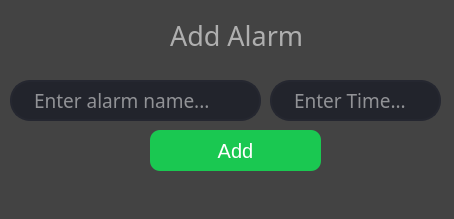
<?xml version="1.0" encoding="UTF-8"?>
<ui version="4.0">
 <class>OtherWindow</class>
 <widget class="QMainWindow" name="OtherWindow">
  <property name="geometry">
   <rect>
    <x>0</x>
    <y>0</y>
    <width>454</width>
    <height>219</height>
   </rect>
  </property>
  <property name="windowTitle">
   <string>MainWindow</string>
  </property>
  <property name="styleSheet">
   <string notr="true">background-color: rgb(67, 67, 67);</string>
  </property>
  <widget class="QWidget" name="centralwidget">
   <widget class="QPushButton" name="btn_add_alarm1">
    <property name="geometry">
     <rect>
      <x>150</x>
      <y>130</y>
      <width>171</width>
      <height>41</height>
     </rect>
    </property>
    <property name="font">
     <font>
      <pointsize>-1</pointsize>
      <bold>false</bold>
      <underline>false</underline>
      <strikeout>false</strikeout>
     </font>
    </property>
    <property name="styleSheet">
     <string notr="true">QPushButton {
 	background-color: rgb(26, 200, 81);
	border: none;
	color: white;
    padding: 10px 24px;
    text-align: center;
    text-decoration: none;
    display: inline-block;
    font-size: 20px;
    border-radius: 10px;
}
QPushButton:hover{
	background-color:#159f3e;
}
QPushButton:pressed{
	background-color: rgb(67, 133, 200);
}

</string>
    </property>
    <property name="text">
     <string>Add</string>
    </property>
   </widget>
   <widget class="QLineEdit" name="alarm_name">
    <property name="geometry">
     <rect>
      <x>10</x>
      <y>80</y>
      <width>251</width>
      <height>41</height>
     </rect>
    </property>
    <property name="font">
     <font>
      <family>Titillium</family>
      <pointsize>14</pointsize>
     </font>
    </property>
    <property name="styleSheet">
     <string notr="true">QLineEdit{
	border: 2px solid rgb(37,39,48);
	border-radius: 20px;
	color: #FFF;
	padding: 0 20px 0 20px;
	background-color: rgb(34,36,44)
}

QLineEdit:hover{
	border: 2px solid rgb(48,50,62);
}

QLineEdit:focus{
	border: 2px solid rgb(24, 200, 121);
	background-color: rgb(84, 84, 84);
	
}</string>
    </property>
    <property name="text">
     <string/>
    </property>
    <property name="placeholderText">
     <string>Enter alarm name...</string>
    </property>
   </widget>
   <widget class="QLabel" name="label">
    <property name="geometry">
     <rect>
      <x>170</x>
      <y>20</y>
      <width>181</width>
      <height>31</height>
     </rect>
    </property>
    <property name="font">
     <font>
      <family>Titillium Bd</family>
      <pointsize>20</pointsize>
     </font>
    </property>
    <property name="styleSheet">
     <string notr="true">color:rgb(175, 175, 175)</string>
    </property>
    <property name="text">
     <string>Add Alarm</string>
    </property>
   </widget>
   <widget class="QLineEdit" name="alarm_time">
    <property name="geometry">
     <rect>
      <x>270</x>
      <y>80</y>
      <width>171</width>
      <height>41</height>
     </rect>
    </property>
    <property name="font">
     <font>
      <family>Titillium</family>
      <pointsize>14</pointsize>
     </font>
    </property>
    <property name="styleSheet">
     <string notr="true">QLineEdit{
	border: 2px solid rgb(37,39,48);
	border-radius: 20px;
	color: #FFF;
	padding: 0 20px 0 20px;
	background-color: rgb(34,36,44)
}

QLineEdit:hover{
	border: 2px solid rgb(48,50,62);
}

QLineEdit:focus{
	border: 2px solid rgb(24, 200, 121);
	background-color: rgb(84, 84, 84);
	
}</string>
    </property>
    <property name="text">
     <string/>
    </property>
    <property name="placeholderText">
     <string>Enter Time...</string>
    </property>
   </widget>
  </widget>
  <widget class="QStatusBar" name="statusbar"/>
 </widget>
 <resources/>
 <connections/>
</ui>
